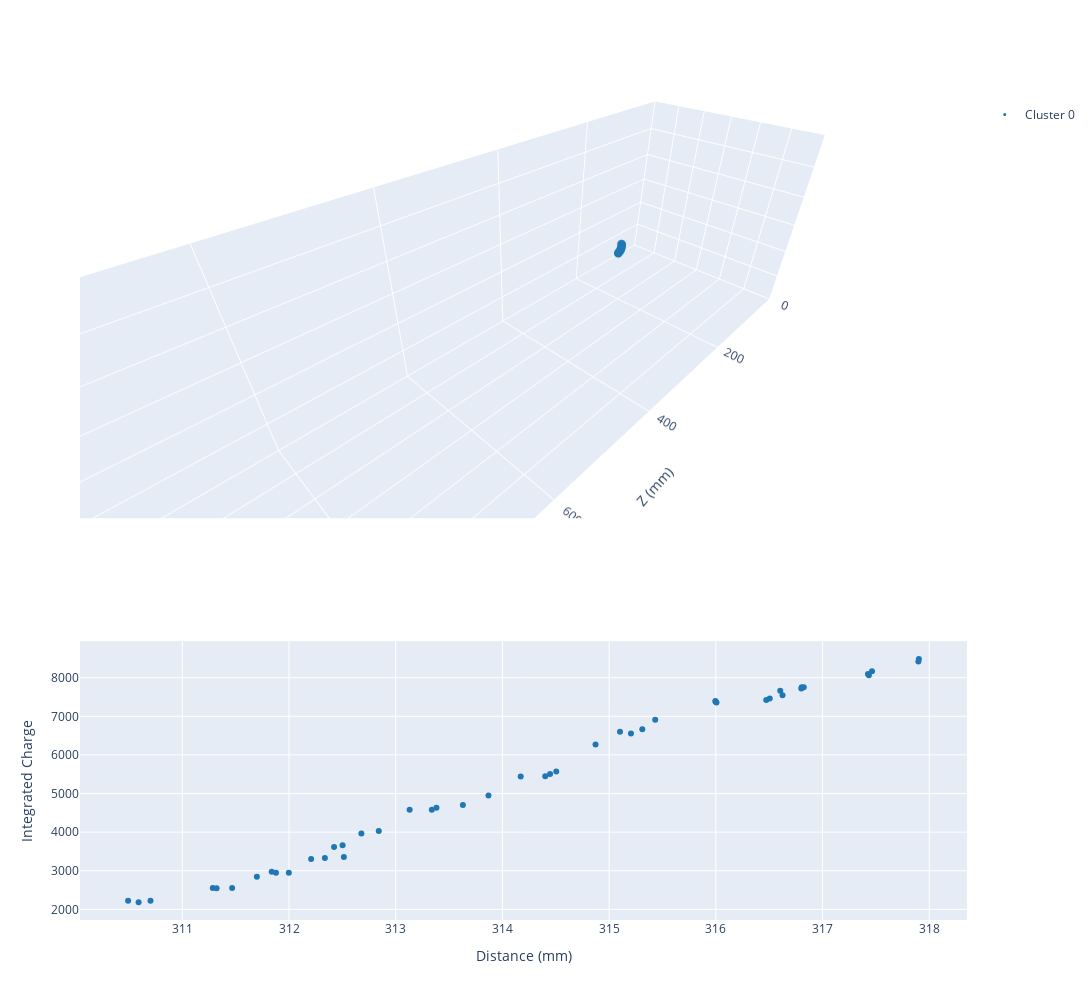

Notebook code cell kept with this figure:
### Markdown cell above
We can again plot our projections to examine the results

### Code cell
fig = make_subplots(2,1,specs=[[{"type": "scene"}],[{"type": "xy"}]],row_heights=[0.6,0.4])
for cluster in cleaned_clusters:
    fig.add_trace(
        go.Scatter3d(
            x=cluster.data[:, 2], 
            y=cluster.data[:, 0], 
            z=cluster.data[:, 1], 
            mode="markers",
            legendgroup="clusters",
            marker= {
                "size": 3,
                "color": get_color(cluster.label)
            }, 
            name=f"Cluster {cluster.label}"
        ),
        row=1,
        col=1
    )
    fig.add_trace(
        go.Scatter(
            x=np.linalg.norm(cluster.data[:, :3], axis=1), 
            y=cluster.data[:, 3],
            legendgroup="clusters",
            mode="markers",
            marker= {
                "color": get_color(cluster.label)
            },
            showlegend=False,
            name=f"Cluster {cluster.label}"
        ),
        row=2,
        col=1
    )
fig.update_layout(
    xaxis_title="Distance (mm)",
    yaxis_title="Integrated Charge",
    scene = {
        "xaxis_range": [0.0, 1000.0],
        "yaxis_range": [-300.0, 300.0],
        "zaxis_range": [-300.0, 300.0],
        "xaxis_title": "Z (mm)",
        "yaxis_title": "X (mm)",
        "zaxis_title": "Y (mm)",
        "aspectratio": {
            "x": 3.3,
            "y": 1.0,
            "z": 1.0
        }
    },
    width=1300,
    height=1000,
)

### Figure 1 — Plotly figure (JSON) as saved in the notebook; plotly's stock layout.template omitted (floating-point values rounded to 4 significant figures)
{"data": [{"legendgroup": "clusters", "marker": {"color": "rgb(31, 119, 180)", "size": 3}, "mode": "markers", "name": "Cluster 0", "scene": "scene", "type": "scatter3d", "x": [309.1, 309.2, 309.3, 309.5, 309.6, 309.7, 309.7, 309.7, 309.7, 309.7, 309.7, 309.7, 309.8, 309.8, 309.8, 309.8, 309.9, 309.9, 309.9, 309.9, 310.0, 310.0, 310.1, 310.2, 310.2, 310.2, 310.3, 310.4, 310.4, 310.4, 310.4, 310.5, 310.5, 310.5, 310.6, 310.6, 310.6, 310.6, 310.7, 310.7, 310.7, 311.0, 311.0, 311.0, 311.2, 311.2], "y": [18.11, 18.2, 18.68, 19.91, 19.75, 24.73, 21.59, 20.25, 23.55, 25.46, 25.12, 23.78, 20.83, 26.15, 25.92, 21.35, 22.47, 21.79, 26.56, 22.86, 23.39, 26.44, 26.75, 27.46, 27.32, 27.16, 27.32, 27.53, 27.99, 27.7, 28.31, 28.1, 28.05, 28.07, 28.22, 28.26, 28.31, 28.34, 28.37, 28.35, 28.45, 28.35, 28.45, 28.38, 28.3, 28.25], "z": [23.05, 23.58, 23.46, 26.35, 25.62, 35.51, 29.51, 26.05, 33.6, 38.33, 36.1, 33.9, 27.76, 39.41, 39.01, 28.46, 30.88, 28.88, 40.18, 31.4, 32.06, 41.52, 42.61, 44.11, 43.67, 43.34, 46.05, 46.99, 47.96, 47.39, 48.49, 51.38, 51.41, 51.44, 53.79, 53.88, 55.34, 55.3, 55.35, 54.19, 54.01, 57.02, 57.13, 56.98, 58.65, 58.7]}, {"legendgroup": "clusters", "marker": {"color": "rgb(31, 119, 180)"}, "mode": "markers", "name": "Cluster 0", "showlegend": false, "type": "scatter", "x": [310.5, 310.6, 310.7, 311.3, 311.3, 312.7, 311.8, 311.5, 312.4, 313.1, 312.8, 312.5, 311.7, 313.4, 313.3, 311.9, 312.2, 312.0, 313.6, 312.3, 312.5, 313.9, 314.2, 314.5, 314.4, 314.4, 314.9, 315.1, 315.3, 315.2, 315.4, 316.0, 316.0, 316.0, 316.5, 316.5, 316.8, 316.8, 316.8, 316.6, 316.6, 317.4, 317.5, 317.4, 317.9, 317.9], "xaxis": "x", "y": [2220.0, 2183.0, 2225.0, 2555.0, 2550.0, 3966.0, 2973.0, 2551.0, 3618.0, 4578.0, 4030.0, 3659.0, 2843.0, 4633.0, 4583.0, 2950.0, 3306.0, 2946.0, 4706.0, 3328.0, 3356.0, 4948.0, 5444.0, 5573.0, 5509.0, 5447.0, 6269.0, 6599.0, 6666.0, 6558.0, 6909.0, 7395.0, 7376.0, 7356.0, 7421.0, 7461.0, 7751.0, 7722.0, 7755.0, 7546.0, 7663.0, 8096.0, 8167.0, 8063.0, 8419.0, 8488.0], "yaxis": "y"}], "layout": {"height": 1000, "scene": {"aspectratio": {"x": 3.3, "y": 1, "z": 1}, "domain": {"x": [0, 1], "y": [0.49, 1]}, "xaxis": {"range": [0, 1000], "title": {"text": "Z (mm)"}}, "yaxis": {"range": [-300, 300], "title": {"text": "X (mm)"}}, "zaxis": {"range": [-300, 300], "title": {"text": "Y (mm)"}}}, "width": 1300, "xaxis": {"anchor": "y", "domain": [0, 1], "title": {"text": "Distance (mm)"}}, "yaxis": {"anchor": "x", "domain": [0, 0.34], "title": {"text": "Integrated Charge"}}}}
